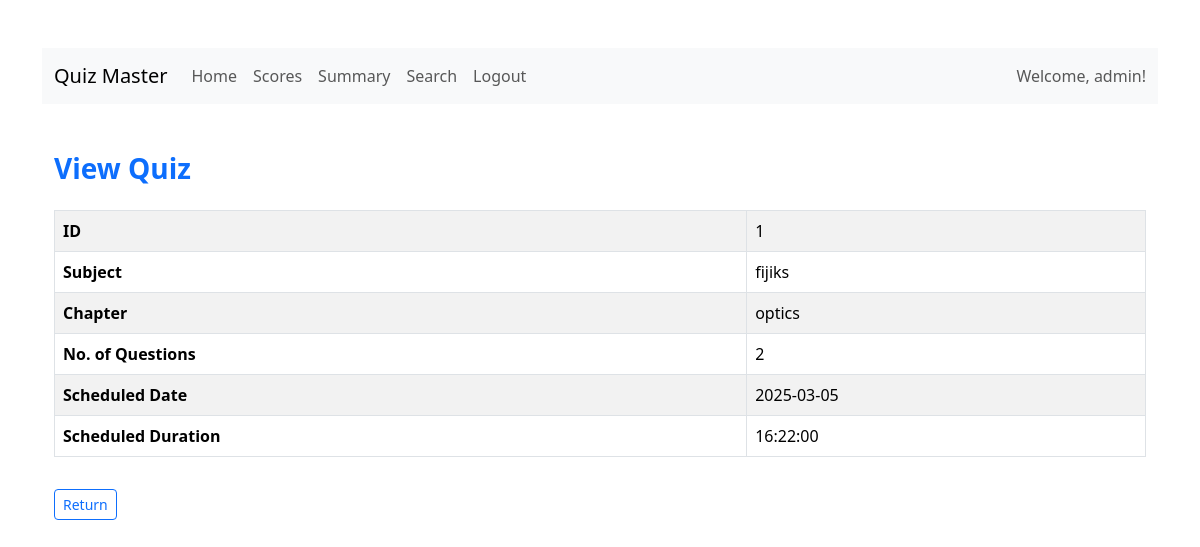
Before: /dashboard/user/1/1/viewquiz with the older database file.
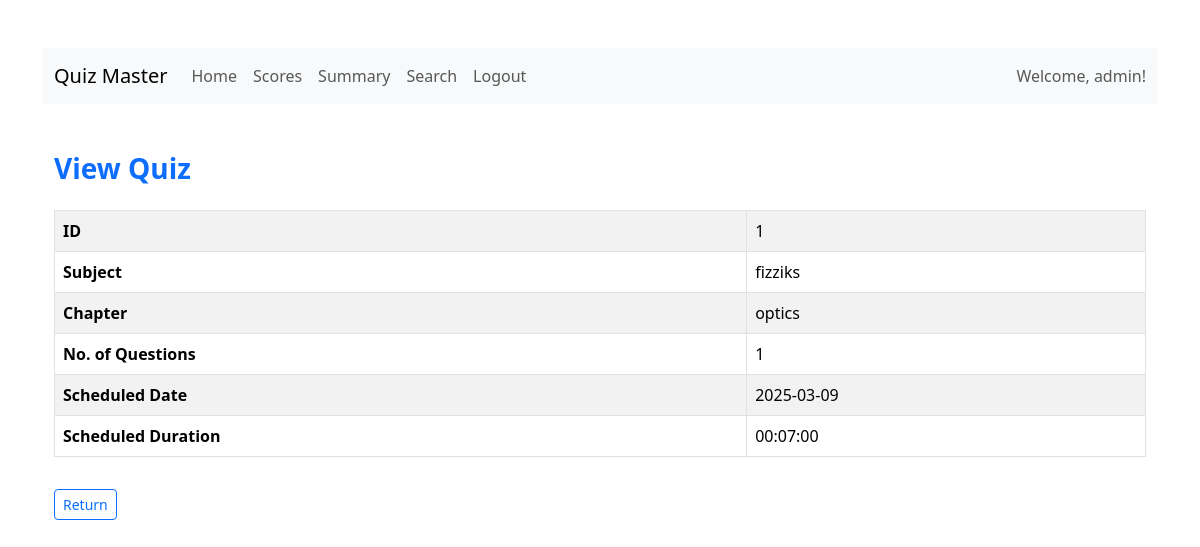
After: the same page with the newer database file.
### models/subject.py (models this page shows)
class Subject(db.Model):
    id = db.Column(db.Integer, primary_key=True)
    name = db.Column(db.String(150), nullable=False,unique=True)
    description = db.Column(db.Text)
    chapters = db.relationship('Chapter', backref='subject', lazy=True)

### models/quiz.py (models this page shows)
class Quiz(db.Model):
    id = db.Column(db.Integer, primary_key=True)
    chapter_id = db.Column(db.Integer, db.ForeignKey('chapter.id'), nullable=False)
    quizdate = db.Column(db.Date)
    quizduration = db.Column(db.Time)
    quizname=db.Column(db.String(150), nullable=False,unique=True)
    questions = db.relationship('Question', backref='quiz', lazy=True)
    @hybrid_property
    def noofquestions(self):
        return len(self.questions)

### app.py (the view)
@app.route("/dashboard/user/<int:id>/<int:quizid>/viewquiz", methods=["GET", "POST"])
def userviewquiz(id, quizid):
    user=User.query.filter_by(id=id).first()
    quiz = Quiz.query.filter_by(id=quizid).first()
    chapter = Chapter.query.filter_by(id=quiz.chapter_id).first()
    subject = Subject.query.filter_by(id=chapter.subject_id).first()
    print(quiz, chapter, subject)
    return render_template(
        "userviewquiz.html",
        quiz=quiz,
        chapter=chapter.name,
        subject=subject.name,
        user=user
    )

### templates/userviewquiz.html (shortened to what this page needs)
{% extends "base.html" %}
{% block content %}
<nav class="navbar navbar-expand-lg navbar-light bg-light">
    <div class="container-fluid">
      <a class="navbar-brand" href="{{ url_for('userdashboard', id=user.id) }}">Quiz Master</a>
      <div class="collapse navbar-collapse">
        <ul class="navbar-nav me-auto mb-2 mb-lg-0">
          <li class="nav-item"><a class="nav-link" href="{{ url_for('userdashboard', id=user.id) }}">Home</a></li>
          <li class="nav-item"><a class="nav-link" href="{{ url_for('userscores', id=user.id) }}">Scores</a></li>
          <li class="nav-item"><a class="nav-link" href="{{ url_for('usersummary', id=user.id) }}">Summary</a></li>
          <li class="nav-item"><a class="nav-link" href="{{ url_for('usersearch', id=user.id) }}">Search</a></li>
          <li class="nav-item"><a class="nav-link" href="{{ url_for('logout') }}">Logout</a></li>
        </ul>
        <span class="navbar-text ms-auto">Welcome, {{ user.fullname }}!</span>
      </div>
    </div>
  </nav>
<div class="container my-5">
  <h3 class="mb-4 text-primary fw-bold">View Quiz</h3>
  <div class="table-responsive">
    <table class="table table-striped table-hover table-bordered">
      <tbody>
        <tr>
          <th scope="row">ID</th>
          <td>{{ quiz.id }}</td>
        </tr>
        <tr>
          <th scope="row">Subject</th>
          <td>{{ subject }}</td>
        </tr>
        <tr>
          <th scope="row">Chapter</th>
          <td>{{ chapter }}</td>
        </tr>
        <tr>
          <th scope="row">No. of Questions</th>
          <td>{{ quiz.noofquestions }}</td>
        </tr>
        <tr>
          <th scope="row">Scheduled Date</th>
          <td>{{ quiz.quizdate }}</td>
        </tr>
        <tr>
          <th scope="row">Scheduled Duration</th>
          <td>{{ quiz.quizduration }}</td>
        </tr>
      </tbody>
    </table>
    <button type="button" onclick="location.href='{{ url_for('userdashboard', id=user.id) }}'" class="btn btn-outline-primary btn-sm mt-3">Return</button>
  </div>
</div>
{% endblock %}

Changed rows visible on the page:
changed Quiz id 1: quizdate "2025-03-05" → "2025-03-09"; quizduration "16:22:00" → "00:07:00"
changed Subject: name "fijiks" → "fizziks"
Other visible differences:
{{ quiz.noofquestions }}: "2" → "1"
